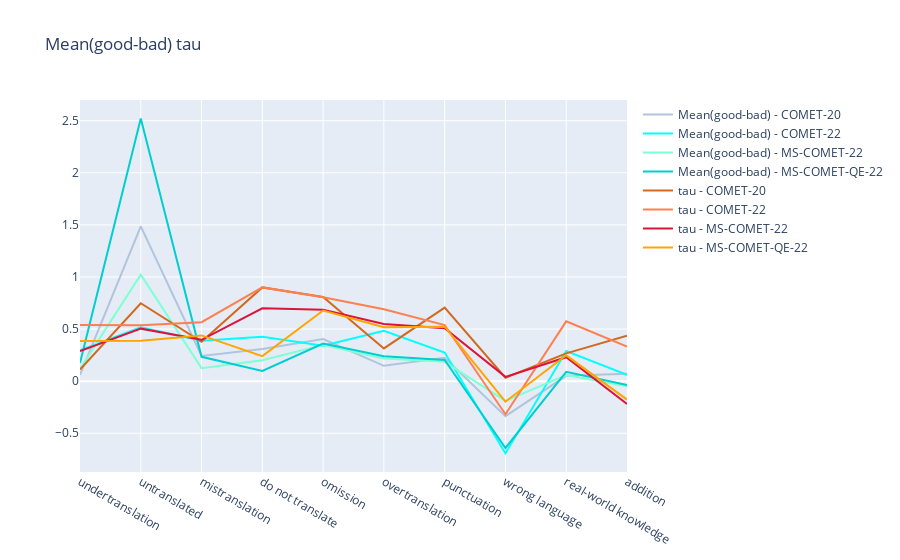

The notebook cell this image was saved under:
### Code cell
bleus = ["BLEU", "f101spBLEU", "f200spBLEU"]
comets = ["COMET-20", "COMET-22", "MS-COMET-22", "MS-COMET-QE-22"]
xl = ["metricx_xl_DA_2019", "metricx_xl_MQM_2020", "metricx_xxl_DA_2019", "metricx_xxl_MQM_2020"]
unite = ["UniTE", "UniTE-src", "UniTE-ref"]
grouped_line_plot([means, tau], comets, ["Mean(good-bad)", "tau"], phenomena)

### Figure 1 — Plotly figure (JSON) as saved in the notebook; plotly's stock layout.template omitted (floating-point values rounded to 4 significant figures)
{"data": [{"line": {"color": "lightsteelblue"}, "mode": "lines", "name": "Mean(good-bad) - COMET-20", "type": "scatter", "x": ["undertranslation", "untranslated", "mistranslation", "do not translate", "omission", "overtranslation", "punctuation", "wrong language", "real-world knowledge", "addition"], "y": [0.06128, 1.485, 0.2417, 0.3084, 0.4042, 0.1472, 0.2238, -0.336, 0.05121, 0.07125]}, {"line": {"color": "aqua"}, "mode": "lines", "name": "Mean(good-bad) - COMET-22", "type": "scatter", "x": ["undertranslation", "untranslated", "mistranslation", "do not translate", "omission", "overtranslation", "punctuation", "wrong language", "real-world knowledge", "addition"], "y": [0.2965, 0.5161, 0.3888, 0.4271, 0.3396, 0.4838, 0.2744, -0.6935, 0.2886, 0.06046]}, {"line": {"color": "aquamarine"}, "mode": "lines", "name": "Mean(good-bad) - MS-COMET-22", "type": "scatter", "x": ["undertranslation", "untranslated", "mistranslation", "do not translate", "omission", "overtranslation", "punctuation", "wrong language", "real-world knowledge", "addition"], "y": [0.1176, 1.023, 0.1249, 0.2012, 0.3467, 0.218, 0.1857, -0.1896, 0.05949, -0.04862]}, {"line": {"color": "darkturquoise"}, "mode": "lines", "name": "Mean(good-bad) - MS-COMET-QE-22", "type": "scatter", "x": ["undertranslation", "untranslated", "mistranslation", "do not translate", "omission", "overtranslation", "punctuation", "wrong language", "real-world knowledge", "addition"], "y": [0.1745, 2.52, 0.2339, 0.09718, 0.3613, 0.2391, 0.2043, -0.6411, 0.08985, -0.03703]}, {"line": {"color": "chocolate"}, "mode": "lines", "name": "tau - COMET-20", "type": "scatter", "x": ["undertranslation", "untranslated", "mistranslation", "do not translate", "omission", "overtranslation", "punctuation", "wrong language", "real-world knowledge", "addition"], "y": [0.112, 0.748, 0.378, 0.9, 0.808, 0.314, 0.706, 0.033, 0.267, 0.437]}, {"line": {"color": "coral"}, "mode": "lines", "name": "tau - COMET-22", "type": "scatter", "x": ["undertranslation", "untranslated", "mistranslation", "do not translate", "omission", "overtranslation", "punctuation", "wrong language", "real-world knowledge", "addition"], "y": [0.538, 0.536, 0.566, 0.9, 0.806, 0.69, 0.539, -0.318, 0.574, 0.333]}, {"line": {"color": "crimson"}, "mode": "lines", "name": "tau - MS-COMET-22", "type": "scatter", "x": ["undertranslation", "untranslated", "mistranslation", "do not translate", "omission", "overtranslation", "punctuation", "wrong language", "real-world knowledge", "addition"], "y": [0.29, 0.504, 0.397, 0.7, 0.686, 0.548, 0.508, 0.041, 0.23, -0.219]}, {"line": {"color": "orange"}, "mode": "lines", "name": "tau - MS-COMET-QE-22", "type": "scatter", "x": ["undertranslation", "untranslated", "mistranslation", "do not translate", "omission", "overtranslation", "punctuation", "wrong language", "real-world knowledge", "addition"], "y": [0.386, 0.388, 0.439, 0.24, 0.678, 0.518, 0.523, -0.197, 0.248, -0.177]}], "layout": {"title": {"text": "Mean(good-bad) tau"}}}
